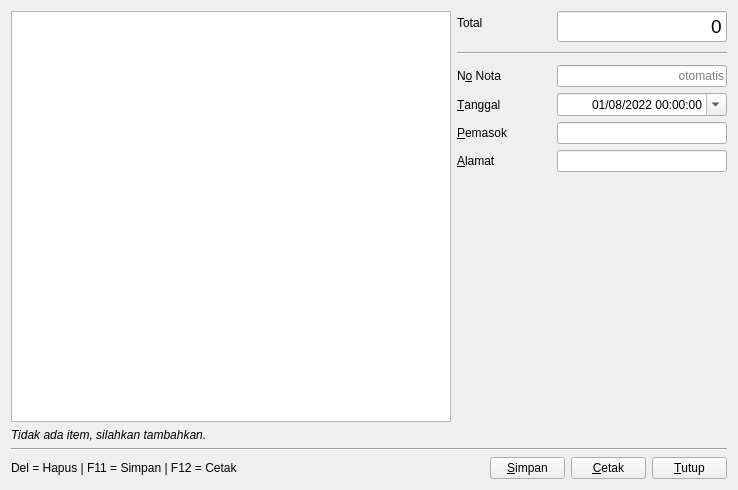
<?xml version="1.0" encoding="UTF-8"?>
<ui version="4.0">
 <class>PurchaseOrderEditor</class>
 <widget class="QDialog" name="PurchaseOrderEditor">
  <property name="geometry">
   <rect>
    <x>0</x>
    <y>0</y>
    <width>738</width>
    <height>490</height>
   </rect>
  </property>
  <property name="windowTitle">
   <string>Catat Pembelian</string>
  </property>
  <layout class="QVBoxLayout" name="verticalLayout_2">
   <item>
    <layout class="QHBoxLayout" name="horizontalLayout_3" stretch="1,0">
     <item>
      <layout class="QVBoxLayout" name="itemsLayout">
       <item>
        <widget class="TableView" name="tableView">
         <property name="font">
          <font>
           <pointsize>12</pointsize>
          </font>
         </property>
         <property name="alternatingRowColors">
          <bool>true</bool>
         </property>
         <property name="selectionMode">
          <enum>QAbstractItemView::SingleSelection</enum>
         </property>
         <property name="selectionBehavior">
          <enum>QAbstractItemView::SelectRows</enum>
         </property>
        </widget>
       </item>
       <item>
        <widget class="QLabel" name="recordInfoLabel">
         <property name="font">
          <font>
           <italic>true</italic>
          </font>
         </property>
         <property name="text">
          <string>Tidak ada item, silahkan tambahkan.</string>
         </property>
        </widget>
       </item>
      </layout>
     </item>
     <item>
      <layout class="QVBoxLayout" name="verticalLayout">
       <property name="spacing">
        <number>10</number>
       </property>
       <item>
        <widget class="QWidget" name="PaymentWidget" native="true">
         <layout class="QFormLayout" name="formLayout">
          <property name="horizontalSpacing">
           <number>10</number>
          </property>
          <property name="verticalSpacing">
           <number>6</number>
          </property>
          <property name="leftMargin">
           <number>0</number>
          </property>
          <property name="topMargin">
           <number>0</number>
          </property>
          <property name="rightMargin">
           <number>0</number>
          </property>
          <property name="bottomMargin">
           <number>0</number>
          </property>
          <item row="0" column="0">
           <widget class="QLabel" name="label_5">
            <property name="minimumSize">
             <size>
              <width>90</width>
              <height>0</height>
             </size>
            </property>
            <property name="text">
             <string>Total</string>
            </property>
            <property name="buddy">
             <cstring>totalEdit</cstring>
            </property>
           </widget>
          </item>
          <item row="0" column="1">
           <widget class="QLineEdit" name="totalEdit">
            <property name="maximumSize">
             <size>
              <width>170</width>
              <height>16777215</height>
             </size>
            </property>
            <property name="font">
             <font>
              <pointsize>14</pointsize>
             </font>
            </property>
            <property name="styleSheet">
             <string notr="true"/>
            </property>
            <property name="text">
             <string>0</string>
            </property>
            <property name="maxLength">
             <number>20</number>
            </property>
            <property name="alignment">
             <set>Qt::AlignRight|Qt::AlignTrailing|Qt::AlignVCenter</set>
            </property>
            <property name="readOnly">
             <bool>true</bool>
            </property>
           </widget>
          </item>
         </layout>
        </widget>
       </item>
       <item>
        <widget class="Line" name="line_2">
         <property name="orientation">
          <enum>Qt::Horizontal</enum>
         </property>
        </widget>
       </item>
       <item>
        <widget class="QWidget" name="widget" native="true">
         <layout class="QFormLayout" name="formLayout_2">
          <property name="horizontalSpacing">
           <number>10</number>
          </property>
          <property name="leftMargin">
           <number>0</number>
          </property>
          <property name="topMargin">
           <number>0</number>
          </property>
          <property name="rightMargin">
           <number>0</number>
          </property>
          <property name="bottomMargin">
           <number>0</number>
          </property>
          <item row="0" column="0">
           <widget class="QLabel" name="label_4">
            <property name="minimumSize">
             <size>
              <width>90</width>
              <height>0</height>
             </size>
            </property>
            <property name="text">
             <string>N&amp;o Nota</string>
            </property>
            <property name="buddy">
             <cstring>idEdit</cstring>
            </property>
           </widget>
          </item>
          <item row="0" column="1">
           <widget class="QLineEdit" name="idEdit">
            <property name="minimumSize">
             <size>
              <width>0</width>
              <height>0</height>
             </size>
            </property>
            <property name="maximumSize">
             <size>
              <width>170</width>
              <height>16777215</height>
             </size>
            </property>
            <property name="alignment">
             <set>Qt::AlignRight|Qt::AlignTrailing|Qt::AlignVCenter</set>
            </property>
            <property name="readOnly">
             <bool>true</bool>
            </property>
            <property name="placeholderText">
             <string>otomatis</string>
            </property>
           </widget>
          </item>
          <item row="1" column="0">
           <widget class="QLabel" name="label">
            <property name="text">
             <string>&amp;Tanggal</string>
            </property>
            <property name="buddy">
             <cstring>dateTimeEdit</cstring>
            </property>
           </widget>
          </item>
          <item row="1" column="1">
           <widget class="QDateTimeEdit" name="dateTimeEdit">
            <property name="minimumSize">
             <size>
              <width>0</width>
              <height>0</height>
             </size>
            </property>
            <property name="maximumSize">
             <size>
              <width>170</width>
              <height>16777215</height>
             </size>
            </property>
            <property name="alignment">
             <set>Qt::AlignRight|Qt::AlignTrailing|Qt::AlignVCenter</set>
            </property>
            <property name="dateTime">
             <datetime>
              <hour>0</hour>
              <minute>0</minute>
              <second>0</second>
              <year>2022</year>
              <month>8</month>
              <day>1</day>
             </datetime>
            </property>
            <property name="time">
             <time>
              <hour>0</hour>
              <minute>0</minute>
              <second>0</second>
             </time>
            </property>
            <property name="displayFormat">
             <string>dd/MM/yyyy HH:mm:ss</string>
            </property>
            <property name="calendarPopup">
             <bool>true</bool>
            </property>
           </widget>
          </item>
          <item row="2" column="0">
           <widget class="QLabel" name="label_2">
            <property name="text">
             <string>&amp;Pemasok</string>
            </property>
            <property name="buddy">
             <cstring>supplierNameEdit</cstring>
            </property>
           </widget>
          </item>
          <item row="2" column="1">
           <widget class="QLineEdit" name="supplierNameEdit">
            <property name="minimumSize">
             <size>
              <width>0</width>
              <height>0</height>
             </size>
            </property>
            <property name="maximumSize">
             <size>
              <width>170</width>
              <height>16777215</height>
             </size>
            </property>
           </widget>
          </item>
          <item row="3" column="0">
           <widget class="QLabel" name="label_3">
            <property name="text">
             <string>&amp;Alamat</string>
            </property>
            <property name="buddy">
             <cstring>supplierAddressEdit</cstring>
            </property>
           </widget>
          </item>
          <item row="3" column="1">
           <widget class="QLineEdit" name="supplierAddressEdit">
            <property name="maximumSize">
             <size>
              <width>170</width>
              <height>16777215</height>
             </size>
            </property>
           </widget>
          </item>
         </layout>
        </widget>
       </item>
       <item>
        <spacer name="verticalSpacer">
         <property name="orientation">
          <enum>Qt::Vertical</enum>
         </property>
         <property name="sizeHint" stdset="0">
          <size>
           <width>20</width>
           <height>40</height>
          </size>
         </property>
        </spacer>
       </item>
      </layout>
     </item>
    </layout>
   </item>
   <item>
    <widget class="Line" name="line">
     <property name="orientation">
      <enum>Qt::Horizontal</enum>
     </property>
    </widget>
   </item>
   <item>
    <layout class="QHBoxLayout" name="horizontalLayout_2">
     <property name="spacing">
      <number>6</number>
     </property>
     <item>
      <widget class="QLabel" name="shortcutLabel">
       <property name="text">
        <string>Del = Hapus | F11 = Simpan | F12 = Cetak</string>
       </property>
      </widget>
     </item>
     <item>
      <spacer name="horizontalSpacer_2">
       <property name="orientation">
        <enum>Qt::Horizontal</enum>
       </property>
       <property name="sizeHint" stdset="0">
        <size>
         <width>278</width>
         <height>20</height>
        </size>
       </property>
      </spacer>
     </item>
     <item>
      <widget class="QPushButton" name="saveButton">
       <property name="minimumSize">
        <size>
         <width>75</width>
         <height>0</height>
        </size>
       </property>
       <property name="text">
        <string>&amp;Simpan</string>
       </property>
       <property name="icon">
        <iconset resource="app.qrc">
         <normaloff>:/icons/save</normaloff>:/icons/save</iconset>
       </property>
       <property name="iconSize">
        <size>
         <width>20</width>
         <height>20</height>
        </size>
       </property>
       <property name="autoDefault">
        <bool>false</bool>
       </property>
      </widget>
     </item>
     <item>
      <widget class="QPushButton" name="printButton">
       <property name="minimumSize">
        <size>
         <width>75</width>
         <height>0</height>
        </size>
       </property>
       <property name="text">
        <string>&amp;Cetak</string>
       </property>
       <property name="icon">
        <iconset resource="app.qrc">
         <normaloff>:/icons/print</normaloff>:/icons/print</iconset>
       </property>
       <property name="iconSize">
        <size>
         <width>20</width>
         <height>20</height>
        </size>
       </property>
       <property name="autoDefault">
        <bool>false</bool>
       </property>
      </widget>
     </item>
     <item>
      <widget class="QPushButton" name="cancelButton">
       <property name="minimumSize">
        <size>
         <width>75</width>
         <height>0</height>
        </size>
       </property>
       <property name="text">
        <string>&amp;Tutup</string>
       </property>
       <property name="icon">
        <iconset resource="app.qrc">
         <normaloff>:/icons/clear</normaloff>:/icons/clear</iconset>
       </property>
       <property name="iconSize">
        <size>
         <width>20</width>
         <height>20</height>
        </size>
       </property>
       <property name="autoDefault">
        <bool>false</bool>
       </property>
      </widget>
     </item>
    </layout>
   </item>
  </layout>
 </widget>
 <customwidgets>
  <customwidget>
   <class>TableView</class>
   <extends>QTableView</extends>
   <header>libs/tableview.h</header>
  </customwidget>
 </customwidgets>
 <tabstops>
  <tabstop>tableView</tabstop>
  <tabstop>totalEdit</tabstop>
  <tabstop>idEdit</tabstop>
  <tabstop>dateTimeEdit</tabstop>
  <tabstop>supplierNameEdit</tabstop>
  <tabstop>supplierAddressEdit</tabstop>
  <tabstop>saveButton</tabstop>
  <tabstop>printButton</tabstop>
  <tabstop>cancelButton</tabstop>
 </tabstops>
 <resources>
  <include location="app.qrc"/>
 </resources>
 <connections/>
</ui>
